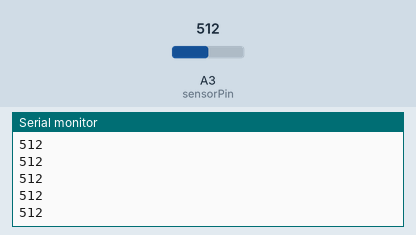
A sketch run on a simulated Arduino Uno, built with avr-gcc and run on an emulated ATmega328P. On the bench: the last lines printed to the serial monitor. Inputs (shaded band) come from the test bench; at power-on: A3 (sensorPin) = 512.

Above: at 1.2 s.
1.3 s: A3 (sensorPin) set to 716
At 1.31 s:
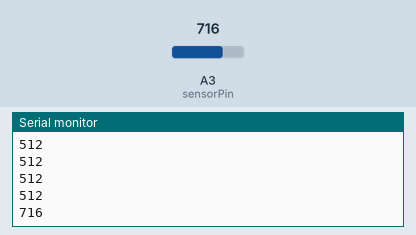
2.8 s: A3 (sensorPin) set to 900
At 2.81 s:
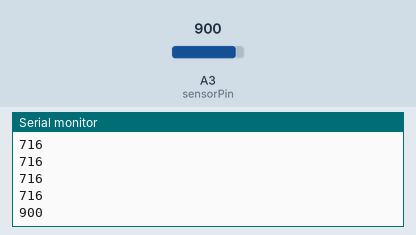
Timing chart, 0 to 5.8 s (numbered marks = the images above; inputs shaded):
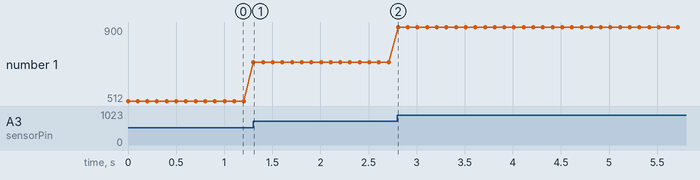

The sketch:

sensor.ino
```cpp
int sensorPin = A3;
void setup() {
  Serial.begin(9600);
  pinMode(sensorPin, INPUT);

}
//buffer
// less than 987 = none
// more than 988 = white
// less than 500 = black

void loop() {
  //gripper
  //more than 700 = white
  //less than 100 = black
  //100 < x < 700 = nothing
  int val = analogRead(sensorPin);
  Serial.println(val);
  delay(100);

}
```

Measured:
- after the input at 1.3 s, the serial monitor: prints a new line at once (image 1)
- after the input at 2.8 s, the serial monitor: prints a new line at once (image 2)
- plotted number 1: 512 → 716 after the input at 1.3 s, 716 → 900 after the input at 2.8 s
